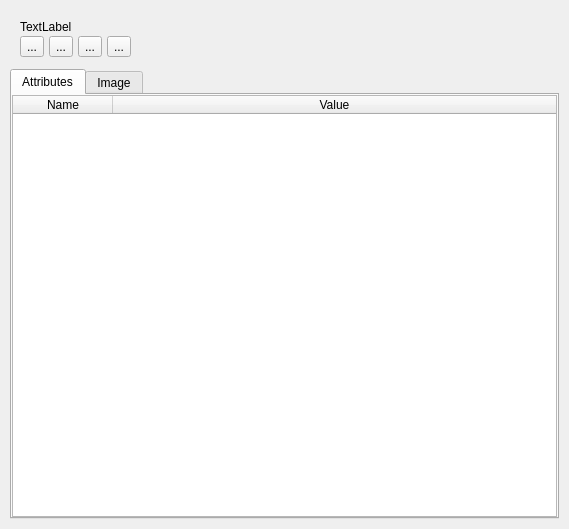
<?xml version="1.0" encoding="UTF-8"?>
<ui version="4.0">
 <class>IdentifyPlusResults</class>
 <widget class="QDialog" name="IdentifyPlusResults">
  <property name="geometry">
   <rect>
    <x>0</x>
    <y>0</y>
    <width>569</width>
    <height>529</height>
   </rect>
  </property>
  <property name="windowTitle">
   <string>Identify results</string>
  </property>
  <layout class="QVBoxLayout" name="verticalLayout_5">
   <property name="spacing">
    <number>2</number>
   </property>
   <property name="margin">
    <number>10</number>
   </property>
   <item>
    <layout class="QVBoxLayout" name="verticalLayout_4">
     <property name="margin">
      <number>10</number>
     </property>
     <item>
      <widget class="QLabel" name="lblFeatures">
       <property name="text">
        <string>TextLabel</string>
       </property>
      </widget>
     </item>
     <item>
      <layout class="QHBoxLayout" name="horizontalLayout">
       <property name="spacing">
        <number>5</number>
       </property>
       <item>
        <widget class="QToolButton" name="btnFirstRecord">
         <property name="toolTip">
          <string>First feature</string>
         </property>
         <property name="text">
          <string>...</string>
         </property>
         <property name="icon">
          <iconset resource="resources.qrc">
           <normaloff>:/icons/first.png</normaloff>:/icons/first.png</iconset>
         </property>
        </widget>
       </item>
       <item>
        <widget class="QToolButton" name="btnPrevRecord">
         <property name="toolTip">
          <string>Previous feature</string>
         </property>
         <property name="text">
          <string>...</string>
         </property>
         <property name="icon">
          <iconset resource="resources.qrc">
           <normaloff>:/icons/previous.png</normaloff>:/icons/previous.png</iconset>
         </property>
        </widget>
       </item>
       <item>
        <widget class="QToolButton" name="btnNextRecord">
         <property name="toolTip">
          <string>Next feature</string>
         </property>
         <property name="text">
          <string>...</string>
         </property>
         <property name="icon">
          <iconset resource="resources.qrc">
           <normaloff>:/icons/next.png</normaloff>:/icons/next.png</iconset>
         </property>
        </widget>
       </item>
       <item>
        <widget class="QToolButton" name="btnLastRecord">
         <property name="toolTip">
          <string>Last feature</string>
         </property>
         <property name="text">
          <string>...</string>
         </property>
         <property name="icon">
          <iconset resource="resources.qrc">
           <normaloff>:/icons/last.png</normaloff>:/icons/last.png</iconset>
         </property>
        </widget>
       </item>
       <item>
        <spacer name="horizontalSpacer_2">
         <property name="orientation">
          <enum>Qt::Horizontal</enum>
         </property>
         <property name="sizeHint" stdset="0">
          <size>
           <width>40</width>
           <height>20</height>
          </size>
         </property>
        </spacer>
       </item>
      </layout>
     </item>
    </layout>
   </item>
   <item>
    <widget class="QTabWidget" name="tabWidget">
     <property name="sizePolicy">
      <sizepolicy hsizetype="Expanding" vsizetype="Expanding">
       <horstretch>0</horstretch>
       <verstretch>0</verstretch>
      </sizepolicy>
     </property>
     <property name="currentIndex">
      <number>0</number>
     </property>
     <widget class="QWidget" name="tab">
      <attribute name="title">
       <string>Attributes</string>
      </attribute>
      <layout class="QVBoxLayout" name="verticalLayout">
       <property name="spacing">
        <number>2</number>
       </property>
       <property name="margin">
        <number>0</number>
       </property>
       <item>
        <widget class="QTableWidget" name="tblAttributes">
         <property name="editTriggers">
          <set>QAbstractItemView::NoEditTriggers</set>
         </property>
         <property name="alternatingRowColors">
          <bool>true</bool>
         </property>
         <property name="selectionMode">
          <enum>QAbstractItemView::SingleSelection</enum>
         </property>
         <property name="selectionBehavior">
          <enum>QAbstractItemView::SelectRows</enum>
         </property>
         <attribute name="horizontalHeaderStretchLastSection">
          <bool>true</bool>
         </attribute>
         <column>
          <property name="text">
           <string>Name</string>
          </property>
         </column>
         <column>
          <property name="text">
           <string>Value</string>
          </property>
         </column>
        </widget>
       </item>
      </layout>
     </widget>
     <widget class="QWidget" name="tab_2">
      <attribute name="title">
       <string>Image</string>
      </attribute>
      <layout class="QVBoxLayout" name="verticalLayout_2">
       <property name="spacing">
        <number>0</number>
       </property>
       <property name="margin">
        <number>5</number>
       </property>
       <item>
        <widget class="QWidget" name="galleryWidget" native="true">
         <property name="sizePolicy">
          <sizepolicy hsizetype="Expanding" vsizetype="Expanding">
           <horstretch>0</horstretch>
           <verstretch>0</verstretch>
          </sizepolicy>
         </property>
        </widget>
       </item>
       <item>
        <layout class="QHBoxLayout" name="horizontalLayout_4">
         <property name="spacing">
          <number>6</number>
         </property>
         <item>
          <spacer name="horizontalSpacer">
           <property name="orientation">
            <enum>Qt::Horizontal</enum>
           </property>
           <property name="sizeHint" stdset="0">
            <size>
             <width>40</width>
             <height>20</height>
            </size>
           </property>
          </spacer>
         </item>
         <item>
          <widget class="QToolButton" name="btnLoadPhoto">
           <property name="toolTip">
            <string>Load photo to database</string>
           </property>
           <property name="text">
            <string>...</string>
           </property>
           <property name="icon">
            <iconset resource="resources.qrc">
             <normaloff>:/icons/add.png</normaloff>:/icons/add.png</iconset>
           </property>
           <property name="iconSize">
            <size>
             <width>24</width>
             <height>24</height>
            </size>
           </property>
          </widget>
         </item>
         <item>
          <widget class="QToolButton" name="btnSaveAllPhotos">
           <property name="toolTip">
            <string>Save all photos to disk</string>
           </property>
           <property name="text">
            <string>...</string>
           </property>
           <property name="icon">
            <iconset resource="resources.qrc">
             <normaloff>:/icons/download.png</normaloff>:/icons/download.png</iconset>
           </property>
           <property name="iconSize">
            <size>
             <width>24</width>
             <height>24</height>
            </size>
           </property>
          </widget>
         </item>
        </layout>
       </item>
      </layout>
     </widget>
    </widget>
   </item>
  </layout>
 </widget>
 <resources>
  <include location="resources.qrc"/>
 </resources>
 <connections/>
</ui>
